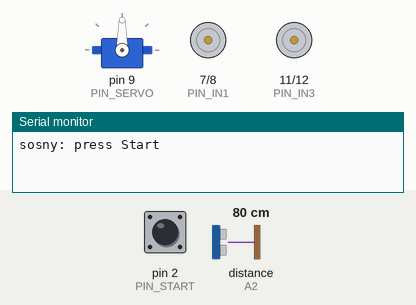
Simulated run of this sketch. Board: Arduino Nano, built with avr-gcc and run on an emulated ATmega328P. On the bench: servo, motor-driver pin pairs drawn as motors (green arrow = first pin HIGH = forward, orange = second pin HIGH = backward, longer = more drive, scaled by the enable pin), the last lines printed to the serial monitor. Inputs (shaded band) come from the test bench; at power-on: pin 2 (PIN_START) HIGH, distance to the obstacle (sensor on A2) 80 cm. The echo pulse lasts 58.3 µs per cm.

Above: at 0.8 s.
0.9 s: pin 2 (PIN_START) pulled LOW for 0.15 s
At 1.8 s:
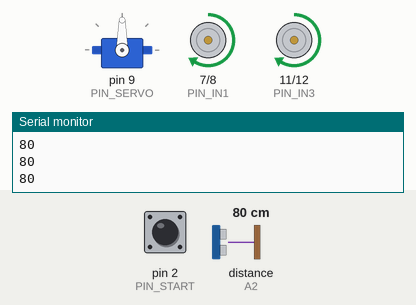
2.9 s: distance to the obstacle (sensor on A2) set to 44 cm
4.4 s: distance to the obstacle (sensor on A2) set to 36 cm
At 5.1 s:
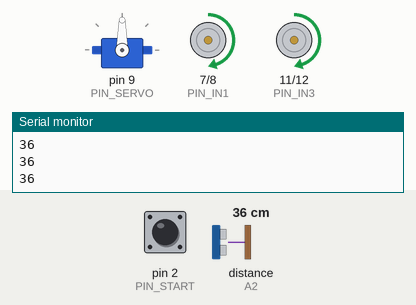
5.9 s: distance to the obstacle (sensor on A2) set to 21 cm
7.4 s: distance to the obstacle (sensor on A2) set to 17 cm
At 8.15 s:
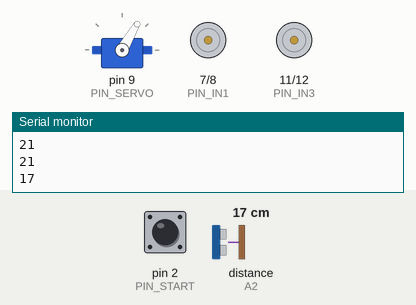
At 9.1 s:
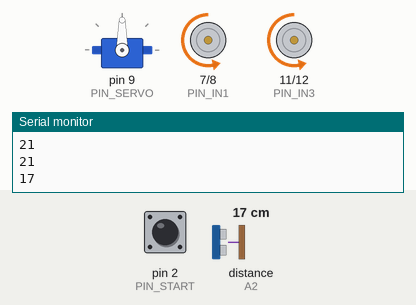
10.4 s: distance to the obstacle (sensor on A2) set to 35 cm
Timing chart, 0 to 18.1 s (numbered marks = the images above; inputs shaded):
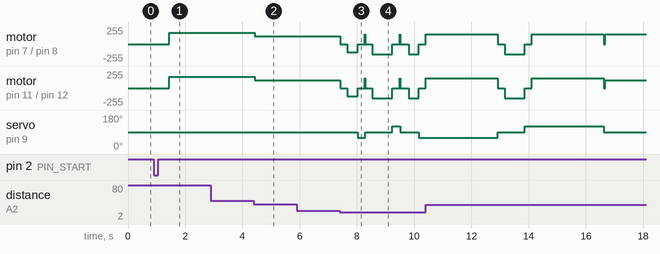

The sketch:

articulated_avoid.ino
```cpp
// sosny — робот з ламаною рамою (як Т-150К), об'їзд перешкод
// Arduino Nano + L298N + SG90 (шарнір рами) + HC-SR04 (на передній половині)
//
// Логіка:
//   1. Чекаємо кнопку Start.
//   2. Їдемо прямо. Перешкода ближче SLOW_CM -> повільніше.
//   3. Ближче STOP_CM -> стоп, трохи назад, ламаємо раму вбік і їдемо,
//      поки попереду не стане вільно; потім рівно; потім ламаємо в інший бік
//      стільки ж часу, щоб повернутись на початковий курс.
//   4. Якщо вбік теж глухо -> пробуємо інший бік.
//
// Живлення серво — від DC-DC 5 V, НЕ від 5V Nano. GND усіх модулів спільний.

#include <Servo.h>

// ---------- Піни (як у 1-й день) ----------
const uint8_t PIN_ENA = 5, PIN_IN1 = 7, PIN_IN2 = 8;    // лівий мотор
const uint8_t PIN_ENB = 6, PIN_IN3 = 11, PIN_IN4 = 12;  // правий мотор
const uint8_t PIN_SERVO = 9;
const uint8_t PIN_START = 2;                            // кнопка на GND
const uint8_t PIN_TRIG = A1, PIN_ECHO = A2;             // HC-SR04

// ---------- Налаштування ----------
const int SERVO_CENTER = 90;   // підібрати так, щоб рама стояла рівно
const int STEER_MAX    = 30;   // ±30°, як у Т-150К; більше не ставити
const bool SERVO_INVERT = false; // якщо "вліво" ламає вправо -> true

const int SPEED_FWD  = 170;    // 0..255
const int SPEED_SLOW = 120;
const int SPEED_TURN = 150;    // на повороті (раму ламає легше в русі)

const int SLOW_CM  = 40;
const int STOP_CM  = 20;
const int CLEAR_CM = 45;       // "вільно" для виходу з об'їзду

const unsigned long BACK_MS      = 350;   // відкат назад
const unsigned long EXTRA_MS     = 400;   // ще трохи вбік після "вільно"
const unsigned long STRAIGHT_MS  = 700;   // рівно повз перешкоду
const unsigned long SIDE_MAX_MS  = 2500;  // якщо за цей час не вільно -> інший бік
const unsigned long STEER_SETTLE = 250;   // час, щоб серво доїхало

Servo steer;

// ---------- Рух ----------
void motor(uint8_t en, uint8_t a, uint8_t b, int spd) {
  spd = constrain(spd, -255, 255);
  digitalWrite(a, spd > 0);
  digitalWrite(b, spd < 0);
  analogWrite(en, abs(spd));
}
void drive(int spd) {                 // обидва мотори однаково — кермує рама
  motor(PIN_ENA, PIN_IN1, PIN_IN2, spd);
  motor(PIN_ENB, PIN_IN3, PIN_IN4, spd);
}
void stopAll() { drive(0); }

// angle: -STEER_MAX (вліво) .. 0 .. +STEER_MAX (вправо)
void setSteer(int angle) {
  angle = constrain(angle, -STEER_MAX, STEER_MAX);
  if (SERVO_INVERT) angle = -angle;
  steer.write(SERVO_CENTER + angle);
}

// ---------- Далекомір ----------
int readCmOnce() {
  digitalWrite(PIN_TRIG, LOW);  delayMicroseconds(2);
  digitalWrite(PIN_TRIG, HIGH); delayMicroseconds(10);
  digitalWrite(PIN_TRIG, LOW);
  unsigned long us = pulseIn(PIN_ECHO, HIGH, 25000UL);   // ~4 м
  if (us == 0) return 400;                               // нічого не бачить
  return us / 58;
}
int readCm() {                        // медіана з 3 — менше хибних спрацювань
  int a = readCmOnce(); delay(8);
  int b = readCmOnce(); delay(8);
  int c = readCmOnce();
  if (a > b) { int t = a; a = b; b = t; }
  if (b > c) { int t = b; b = c; c = t; }
  if (a > b) { int t = a; a = b; b = t; }
  return b;
}

// ---------- Об'їзд ----------
int lastSide = 1;                     // чергуємо боки: +1 вправо, -1 вліво

// Їдемо зламаною рамою в бік side, поки не стане вільно.
// Повертає час, витрачений на бокову фазу, або 0 якщо не вийшло.
unsigned long goSide(int side) {
  setSteer(side * STEER_MAX);
  delay(STEER_SETTLE);
  drive(SPEED_TURN);
  unsigned long t0 = millis();
  while (millis() - t0 < SIDE_MAX_MS) {
    int d = readCm();
    if (d < STOP_CM) break;           // і тут глухо
    if (d > CLEAR_CM) {
      delay(EXTRA_MS);
      return millis() - t0;
    }
  }
  stopAll();
  return 0;
}

void avoid() {
  stopAll();
  setSteer(0);
  delay(STEER_SETTLE);
  drive(-SPEED_SLOW);                 // відкат назад рівно
  delay(BACK_MS);
  stopAll();

  int side = -lastSide;
  unsigned long tSide = goSide(side);
  if (tSide == 0) {                   // не вийшло — назад і в інший бік
    setSteer(0); delay(STEER_SETTLE);
    drive(-SPEED_SLOW); delay(BACK_MS * 2); stopAll();
    side = -side;
    tSide = goSide(side);
    if (tSide == 0) { stopAll(); setSteer(0); return; }  // залишаємось стояти
  }
  lastSide = side;

  setSteer(0); delay(STEER_SETTLE);   // повз перешкоду рівно
  drive(SPEED_FWD);
  delay(STRAIGHT_MS);

  setSteer(-side * STEER_MAX);        // повертаємось на курс
  delay(STEER_SETTLE);
  drive(SPEED_TURN);
  delay(tSide);
  setSteer(0);
}

// ---------- Основне ----------
void setup() {
  pinMode(PIN_IN1, OUTPUT); pinMode(PIN_IN2, OUTPUT);
  pinMode(PIN_IN3, OUTPUT); pinMode(PIN_IN4, OUTPUT);
  pinMode(PIN_ENA, OUTPUT); pinMode(PIN_ENB, OUTPUT);
  pinMode(PIN_TRIG, OUTPUT); pinMode(PIN_ECHO, INPUT);
  pinMode(PIN_START, INPUT_PULLUP);
  stopAll();

  steer.attach(PIN_SERVO);
  setSteer(0);

  Serial.begin(9600);
  Serial.println(F("sosny: press Start"));
  while (digitalRead(PIN_START) == HIGH) delay(10);
  delay(500);                         // прибрати руку
}

void loop() {
  int d = readCm();
  Serial.println(d);

  if (d < STOP_CM) {
    avoid();
  } else if (d < SLOW_CM) {
    setSteer(0);
    drive(SPEED_SLOW);
  } else {
    setSteer(0);
    drive(SPEED_FWD);
  }
  delay(20);
}
```

Measured:
- the behaviour switches between 40 and 39 cm on distance to the obstacle (sensor on A2) (found by bisection; images 1 and 2)
- the behaviour switches between 20 and 19 cm on distance to the obstacle (sensor on A2) (found by bisection; images 2 and 3)
- after the input at 0.9 s, motor on pin 7 (PIN_IN1) / pin 8 (PIN_IN2), motor on pin 11 (PIN_IN3) / pin 12 (PIN_IN4): stopped → forward 170/255 after 0.53 s
- after the input at 4.4 s, motor on pin 7 (PIN_IN1) / pin 8 (PIN_IN2), motor on pin 11 (PIN_IN3) / pin 12 (PIN_IN4): forward 170/255 → forward 120/255 at once
- after the input at 7.4 s, servo on pin 9 (PIN_SERVO): 90° → 60° after 0.62 s, → 90° 0.27 s later, → 120° 0.95 s later, → 90° 0.27 s later, … (5 changes in this stretch)
